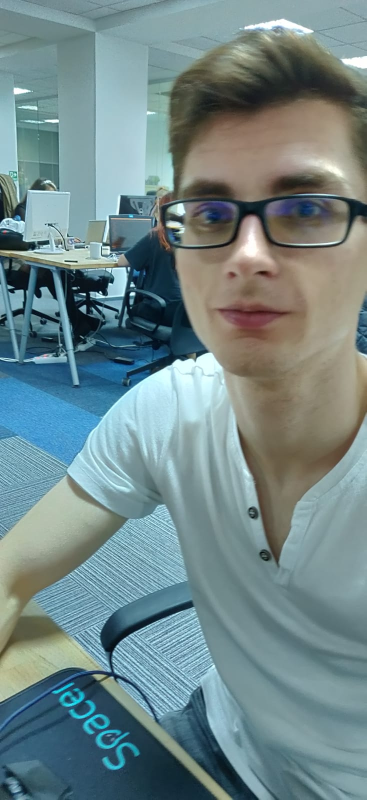
#> input picture images/adi.jpeg, 733 x 1599 px (shown at 1/2 size)
$ python -i objects.py   (imports and definitions only)
#> lines starting #> are read from the running program, lines starting #| are printed output that depends on the picture; after the words box and inside, x2 and y2 are one past the last pixel; in counts of white or black regions, pixels touching at a corner belong together; long printed decimals are rounded
#> further down, picture is the input picture: shape (1599, 733, 3); mean B, G, R 137.5, 135.6, 113.3
import imutils as imutils
from google.cloud import vision
import base64
import cv2
import numpy as np

FOCAL_LENGTH = 55

OBJECTS_HEIGHT = {
	'laptop' : 30,
    'computer': 30,
	'person' : 50,
	'bottle' : 20,
	'table' : 90,
	'chair' : 110,
	'phone' : 15,
	'paper' : 11,
	'mouse' : 5,
	'glasses' : 5,
	'sunglasses' : 6,
	'jeans' : 40,
	'man' : 50,
	'woman' : 160,
	'desk' : 110
}

class Object:
    # [20 lines left out: functions __init__, compute_objects_height, not called in this run]

    def calculate_distance(self):
        #print(self.img_height)
        self.distance = (FOCAL_LENGTH * self.real_height) / (self.obj_width)

    # [33 lines left out: functions get_directions, get_area, to_json, not called in this run]

    def print_obj(self):
        print("Name: ", self.name, " || ", "Direction: ", self.direction)


# [41 lines left out: functions localize_objects, readb64, not called in this run]


def distance_to_camera(knownWidth, focalLength, perWidth):
	# compute and return the distance from the maker to the camera
	return (knownWidth * focalLength) / perWidth

def find_marker(image):
    # convert the image to grayscale, blur it, and detect edges
    gray = cv2.cvtColor(image, cv2.COLOR_BGR2GRAY)
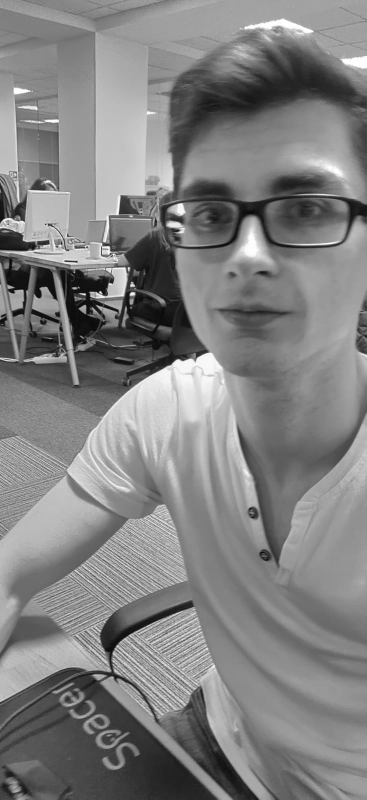
#> gray: shape (1599, 733) (shown at 1/2 size); min 3, max 255, mean 129.1
    gray = cv2.GaussianBlur(gray, (5, 5), 0)
    edged = cv2.Canny(gray, 35, 125)
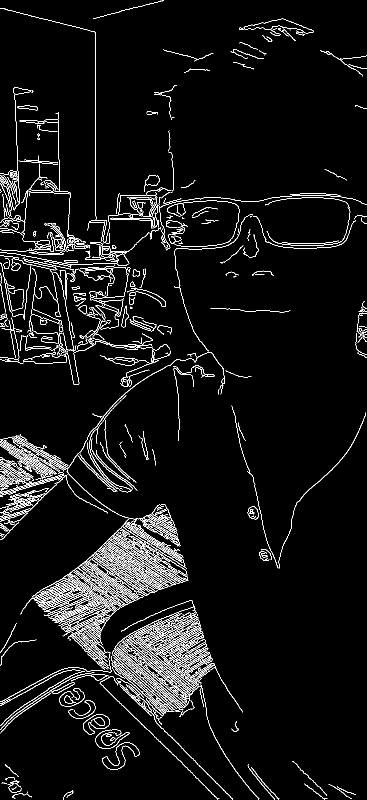
#> edged: shape (1599, 733) (shown at 1/2 size); 5.2% white in thin lines or dots

    # find the contours in the edged image and keep the largest one;
    # we'll assume that this is our piece of paper in the image
    cnts = cv2.findContours(edged.copy(), cv2.RETR_LIST, cv2.CHAIN_APPROX_SIMPLE)
#> cnts = 892 contours, 589 with area under 20; largest, box (x1, y1, x2, y2) and area: (64, 1008, 377, 1271) 10259, (228, 1239, 519, 1599) 8048, (169, 534, 258, 598) 2294, (178, 534, 256, 598) 2114, (149, 1129, 257, 1215) 1630
    cnts = imutils.grab_contours(cnts)
    c = max(cnts, key=cv2.contourArea)
#> c = contour of 5496 points, box (x1, y1, x2, y2) (64, 1008, 377, 1271), area 10259
    print(cv2.minAreaRect(c))
#| ((218.023, 1144.797), (320.653, 161.983), -25.165)
    # compute the bounding box of the of the paper region and return it
    return cv2.minAreaRect(c)

# [4 lines left out: function calibrate_camera, not called in this run]

>>> import cv2
>>> picture = cv2.imread('images/adi.jpeg')
>>> result = find_marker(picture)
#> result = ((218, 1144.8), (320.7, 162), -25.17)

$ run again, on images/erik.jpeg
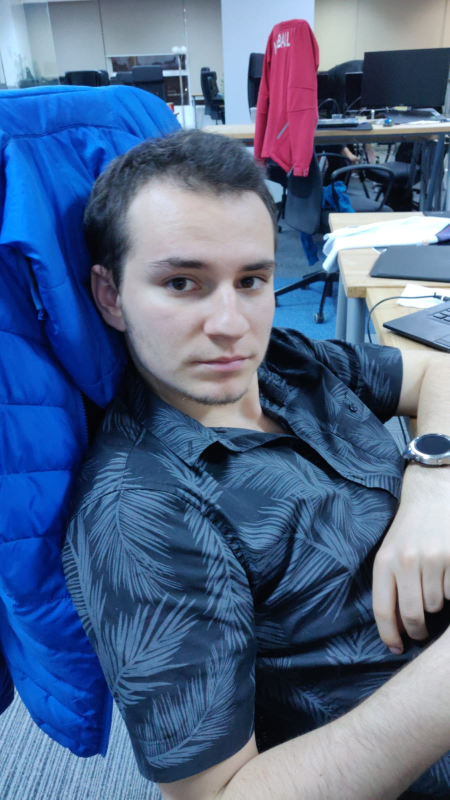
#> input picture images/erik.jpeg, 899 x 1599 px (shown at 1/2 size)
#> picture is the input picture: shape (1599, 899, 3); mean B, G, R 139.2, 103.6, 81.5
#> in find_marker, `gray = cv2.cvtColor(image, cv2.COLOR_BGR2GRAY)`:
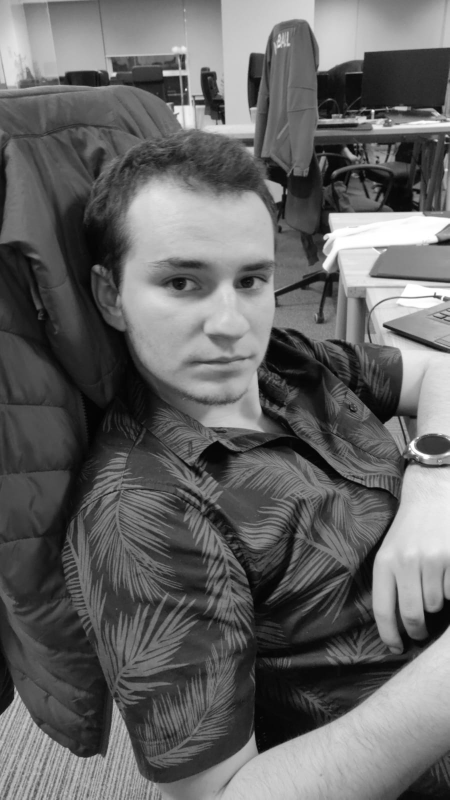
#> gray: shape (1599, 899) (shown at 1/2 size); min 0, max 255, mean 101
#> in find_marker, `edged = cv2.Canny(gray, 35, 125)`:
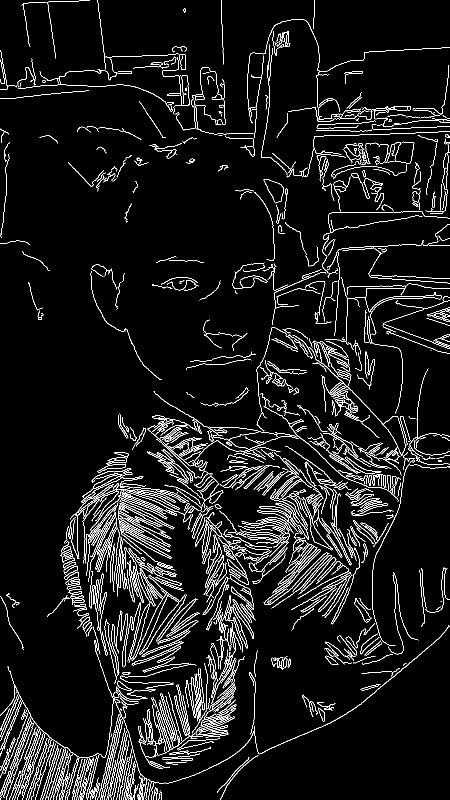
#> edged: shape (1599, 899) (shown at 1/2 size); 6.3% white in thin lines or dots
#> cnts = 973 contours, 623 with area under 20; largest, box (x1, y1, x2, y2) and area: (619, 687, 812, 912) 1705, (278, 1189, 358, 1310) 1650, (766, 832, 812, 912) 1520, (285, 1191, 358, 1303) 1506, (540, 936, 624, 1079) 1032
#> c = contour of 262 points, box (x1, y1, x2, y2) (619, 687, 812, 912), area 1705
#| ((725.491, 789.652), (46.508, 284.439), -41.560)
#> result = ((725.5, 789.7), (46.51, 284.4), -41.56)

$ run again, on images/state.jpeg
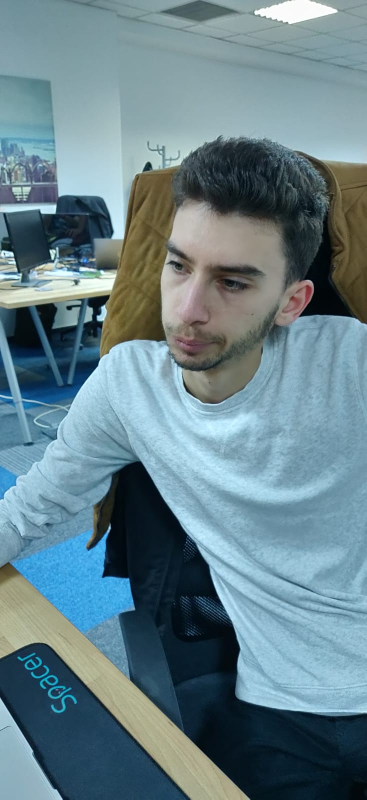
#> input picture images/state.jpeg, 733 x 1599 px (shown at 1/2 size)
#> picture is the input picture: shape (1599, 733, 3); mean B, G, R 138.7, 129.8, 103.6
#> in find_marker, `gray = cv2.cvtColor(image, cv2.COLOR_BGR2GRAY)`:
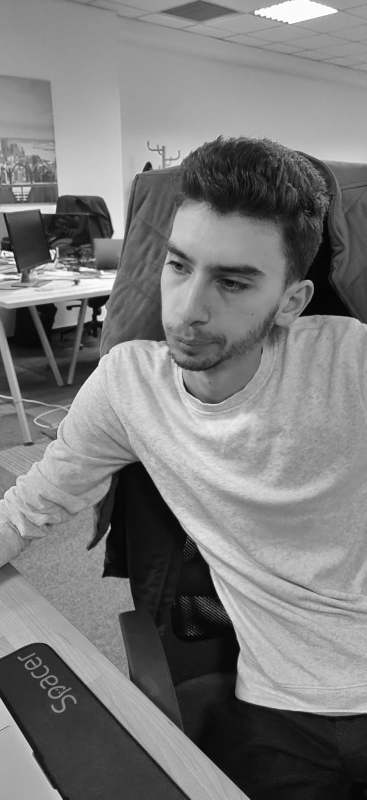
#> gray: shape (1599, 733) (shown at 1/2 size); min 0, max 255, mean 123
#> in find_marker, `edged = cv2.Canny(gray, 35, 125)`:
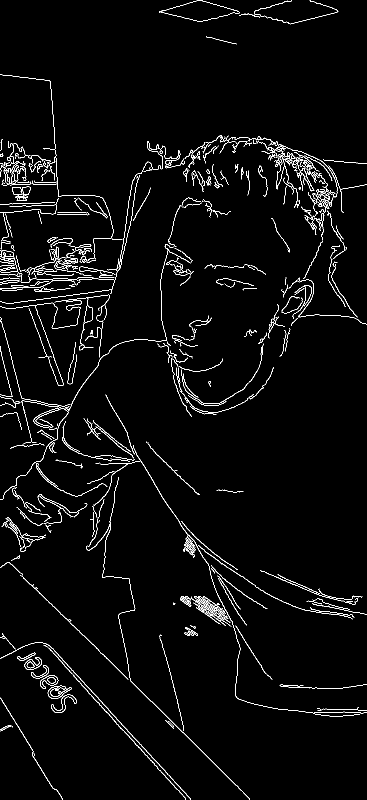
#> edged: shape (1599, 733) (shown at 1/2 size); 2.9% white in thin lines or dots
#> cnts = 459 contours, 300 with area under 20; largest, box (x1, y1, x2, y2) and area: (80, 1350, 117, 1378) 536, (80, 1350, 117, 1378) 494, (49, 1314, 84, 1340) 487, (102, 1389, 154, 1426) 458, (49, 1314, 84, 1340) 441
#> c = contour of 56 points, box (x1, y1, x2, y2) (80, 1350, 117, 1378), area 536
#| ((96.973, 1362.748), (37.690, 21.634), -22.834)
#> result = ((96.97, 1362.7), (37.69, 21.63), -22.83)

$ run again, on images/state2.jpeg
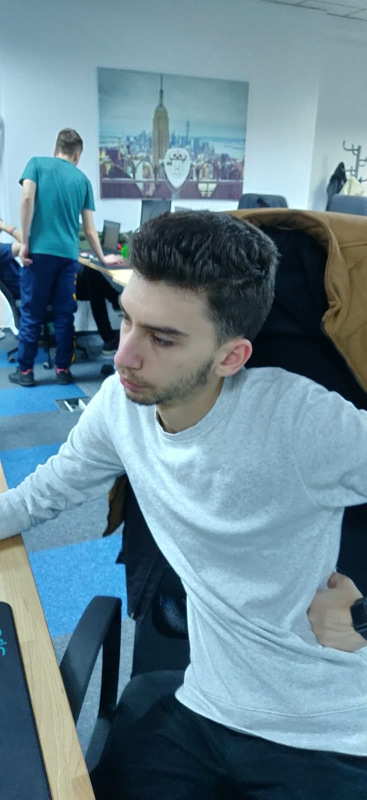
#> input picture images/state2.jpeg, 733 x 1599 px (shown at 1/2 size)
#> picture is the input picture: shape (1599, 733, 3); mean B, G, R 145.7, 132.4, 103.1
#> in find_marker, `gray = cv2.cvtColor(image, cv2.COLOR_BGR2GRAY)`:
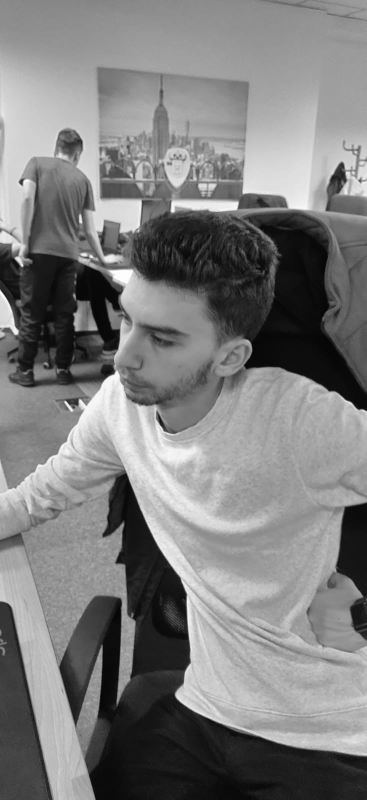
#> gray: shape (1599, 733) (shown at 1/2 size); min 0, max 255, mean 125.2
#> in find_marker, `edged = cv2.Canny(gray, 35, 125)`:
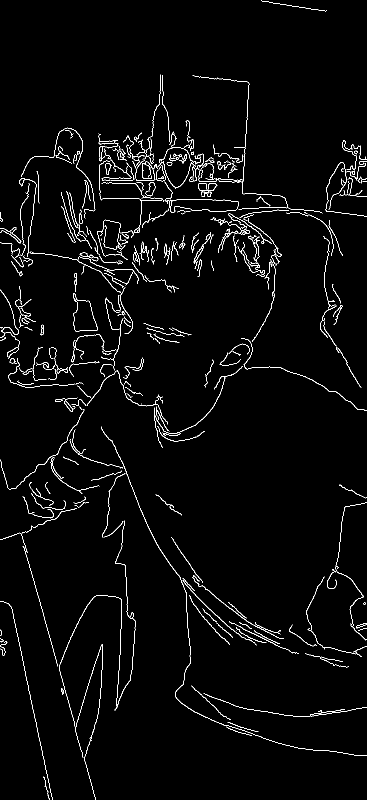
#> edged: shape (1599, 733) (shown at 1/2 size); 2.4% white in thin lines or dots
#> cnts = 367 contours, 255 with area under 20; largest, box (x1, y1, x2, y2) and area: (329, 363, 478, 426) 2717, (341, 398, 478, 426) 2674, (146, 586, 196, 663) 2261, (146, 598, 196, 663) 2191, (496, 471, 530, 554) 246
#> c = contour of 203 points, box (x1, y1, x2, y2) (329, 363, 478, 426), area 2717
#| ((396.482, 410.156), (56.287, 154.732), -75.044)
#> result = ((396.5, 410.2), (56.29, 154.7), -75.04)
